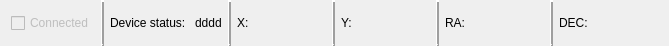
<?xml version="1.0" encoding="UTF-8"?>
<ui version="4.0">
 <class>tlinsStatusIcons</class>
 <widget class="QWidget" name="tlinsStatusIcons">
  <property name="geometry">
   <rect>
    <x>0</x>
    <y>0</y>
    <width>669</width>
    <height>46</height>
   </rect>
  </property>
  <property name="windowTitle">
   <string>Form</string>
  </property>
  <layout class="QHBoxLayout" name="horizontalLayout_2">
   <property name="topMargin">
    <number>0</number>
   </property>
   <property name="bottomMargin">
    <number>0</number>
   </property>
   <item>
    <layout class="QHBoxLayout" name="horizontalLayout">
     <item>
      <widget class="QCheckBox" name="isConnected">
       <property name="enabled">
        <bool>false</bool>
       </property>
       <property name="text">
        <string>Connected</string>
       </property>
      </widget>
     </item>
     <item>
      <widget class="Line" name="line">
       <property name="frameShadow">
        <enum>QFrame::Raised</enum>
       </property>
       <property name="lineWidth">
        <number>2</number>
       </property>
       <property name="orientation">
        <enum>Qt::Vertical</enum>
       </property>
      </widget>
     </item>
     <item>
      <widget class="QLabel" name="label_5">
       <property name="text">
        <string>Device status: </string>
       </property>
      </widget>
     </item>
     <item>
      <widget class="QLabel" name="calibrationStatus">
       <property name="text">
        <string>dddd</string>
       </property>
      </widget>
     </item>
     <item>
      <widget class="Line" name="line_2">
       <property name="frameShadow">
        <enum>QFrame::Raised</enum>
       </property>
       <property name="lineWidth">
        <number>2</number>
       </property>
       <property name="orientation">
        <enum>Qt::Vertical</enum>
       </property>
      </widget>
     </item>
    </layout>
   </item>
   <item>
    <widget class="QLabel" name="label">
     <property name="text">
      <string>X:</string>
     </property>
    </widget>
   </item>
   <item>
    <widget class="tlinsWDecimalValue" name="posX" native="true">
     <property name="sizePolicy">
      <sizepolicy hsizetype="Maximum" vsizetype="Preferred">
       <horstretch>0</horstretch>
       <verstretch>0</verstretch>
      </sizepolicy>
     </property>
     <property name="maximumSize">
      <size>
       <width>15</width>
       <height>16777215</height>
      </size>
     </property>
    </widget>
   </item>
   <item>
    <widget class="Line" name="line_3">
     <property name="frameShadow">
      <enum>QFrame::Raised</enum>
     </property>
     <property name="lineWidth">
      <number>2</number>
     </property>
     <property name="orientation">
      <enum>Qt::Vertical</enum>
     </property>
    </widget>
   </item>
   <item>
    <widget class="QLabel" name="label_2">
     <property name="text">
      <string>Y:</string>
     </property>
    </widget>
   </item>
   <item>
    <widget class="tlinsWDecimalValue" name="posY" native="true">
     <property name="sizePolicy">
      <sizepolicy hsizetype="Maximum" vsizetype="Preferred">
       <horstretch>0</horstretch>
       <verstretch>0</verstretch>
      </sizepolicy>
     </property>
     <property name="maximumSize">
      <size>
       <width>15</width>
       <height>16777215</height>
      </size>
     </property>
    </widget>
   </item>
   <item>
    <widget class="Line" name="line_4">
     <property name="frameShadow">
      <enum>QFrame::Raised</enum>
     </property>
     <property name="lineWidth">
      <number>2</number>
     </property>
     <property name="orientation">
      <enum>Qt::Vertical</enum>
     </property>
    </widget>
   </item>
   <item>
    <widget class="QLabel" name="label_3">
     <property name="text">
      <string>RA:</string>
     </property>
    </widget>
   </item>
   <item>
    <widget class="tlinsWCoordinateHourAngle" name="posRA" native="true">
     <property name="sizePolicy">
      <sizepolicy hsizetype="Maximum" vsizetype="Preferred">
       <horstretch>0</horstretch>
       <verstretch>0</verstretch>
      </sizepolicy>
     </property>
     <property name="maximumSize">
      <size>
       <width>25</width>
       <height>16777215</height>
      </size>
     </property>
    </widget>
   </item>
   <item>
    <widget class="Line" name="line_5">
     <property name="frameShadow">
      <enum>QFrame::Raised</enum>
     </property>
     <property name="lineWidth">
      <number>2</number>
     </property>
     <property name="orientation">
      <enum>Qt::Vertical</enum>
     </property>
    </widget>
   </item>
   <item>
    <widget class="QLabel" name="label_4">
     <property name="text">
      <string>DEC:</string>
     </property>
    </widget>
   </item>
   <item>
    <widget class="tlinsWCoordinateDeclination" name="posDEC" native="true">
     <property name="sizePolicy">
      <sizepolicy hsizetype="Maximum" vsizetype="Preferred">
       <horstretch>0</horstretch>
       <verstretch>0</verstretch>
      </sizepolicy>
     </property>
     <property name="maximumSize">
      <size>
       <width>25</width>
       <height>16777215</height>
      </size>
     </property>
    </widget>
   </item>
  </layout>
 </widget>
 <customwidgets>
  <customwidget>
   <class>tlinsWDecimalValue</class>
   <extends>QWidget</extends>
   <header location="global">tlinswdecimalvalue.h</header>
   <container>1</container>
  </customwidget>
  <customwidget>
   <class>tlinsWCoordinateDeclination</class>
   <extends>QWidget</extends>
   <header>tlinswcoordinatedeclination.h</header>
   <container>1</container>
  </customwidget>
  <customwidget>
   <class>tlinsWCoordinateHourAngle</class>
   <extends>QWidget</extends>
   <header>tlinswcoordinatehourangle.h</header>
   <container>1</container>
  </customwidget>
 </customwidgets>
 <resources/>
 <connections/>
</ui>
